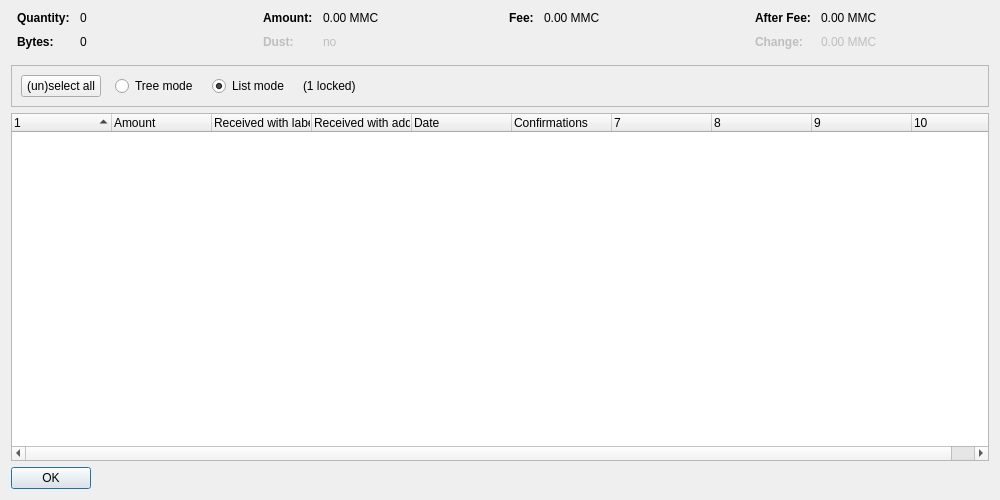
<?xml version="1.0" encoding="UTF-8"?>
<ui version="4.0">
 <class>CoinControlDialog</class>
 <widget class="QDialog" name="CoinControlDialog">
  <property name="geometry">
   <rect>
    <x>0</x>
    <y>0</y>
    <width>1000</width>
    <height>500</height>
   </rect>
  </property>
  <property name="windowTitle">
   <string>Coin Selection</string>
  </property>
  <layout class="QVBoxLayout" name="verticalLayout">
   <item>
    <layout class="QHBoxLayout" name="horizontalLayoutTop" stretch="0,0,0,0">
     <property name="topMargin">
      <number>0</number>
     </property>
     <property name="bottomMargin">
      <number>10</number>
     </property>
     <item>
      <layout class="QFormLayout" name="formLayoutCoinControl1">
       <property name="horizontalSpacing">
        <number>10</number>
       </property>
       <property name="verticalSpacing">
        <number>10</number>
       </property>
       <property name="leftMargin">
        <number>6</number>
       </property>
       <property name="rightMargin">
        <number>6</number>
       </property>
       <item row="0" column="0">
        <widget class="QLabel" name="labelCoinControlQuantityText">
         <property name="font">
          <font>
           <weight>75</weight>
           <bold>true</bold>
          </font>
         </property>
         <property name="text">
          <string>Quantity:</string>
         </property>
        </widget>
       </item>
       <item row="0" column="1">
        <widget class="QLabel" name="labelCoinControlQuantity">
         <property name="cursor">
          <cursorShape>IBeamCursor</cursorShape>
         </property>
         <property name="contextMenuPolicy">
          <enum>Qt::ActionsContextMenu</enum>
         </property>
         <property name="text">
          <string notr="true">0</string>
         </property>
         <property name="textInteractionFlags">
          <set>Qt::LinksAccessibleByMouse|Qt::TextSelectableByKeyboard|Qt::TextSelectableByMouse</set>
         </property>
        </widget>
       </item>
       <item row="1" column="0">
        <widget class="QLabel" name="labelCoinControlBytesText">
         <property name="font">
          <font>
           <weight>75</weight>
           <bold>true</bold>
          </font>
         </property>
         <property name="text">
          <string>Bytes:</string>
         </property>
        </widget>
       </item>
       <item row="1" column="1">
        <widget class="QLabel" name="labelCoinControlBytes">
         <property name="cursor">
          <cursorShape>IBeamCursor</cursorShape>
         </property>
         <property name="contextMenuPolicy">
          <enum>Qt::ActionsContextMenu</enum>
         </property>
         <property name="text">
          <string notr="true">0</string>
         </property>
         <property name="textInteractionFlags">
          <set>Qt::LinksAccessibleByMouse|Qt::TextSelectableByKeyboard|Qt::TextSelectableByMouse</set>
         </property>
        </widget>
       </item>
      </layout>
     </item>
     <item>
      <layout class="QFormLayout" name="formLayoutCoinControl2">
       <property name="horizontalSpacing">
        <number>10</number>
       </property>
       <property name="verticalSpacing">
        <number>10</number>
       </property>
       <property name="leftMargin">
        <number>6</number>
       </property>
       <property name="rightMargin">
        <number>6</number>
       </property>
       <item row="0" column="0">
        <widget class="QLabel" name="labelCoinControlAmountText">
         <property name="font">
          <font>
           <weight>75</weight>
           <bold>true</bold>
          </font>
         </property>
         <property name="text">
          <string>Amount:</string>
         </property>
        </widget>
       </item>
       <item row="0" column="1">
        <widget class="QLabel" name="labelCoinControlAmount">
         <property name="cursor">
          <cursorShape>IBeamCursor</cursorShape>
         </property>
         <property name="contextMenuPolicy">
          <enum>Qt::ActionsContextMenu</enum>
         </property>
         <property name="text">
          <string notr="true">0.00 MMC</string>
         </property>
         <property name="textInteractionFlags">
          <set>Qt::LinksAccessibleByMouse|Qt::TextSelectableByKeyboard|Qt::TextSelectableByMouse</set>
         </property>
        </widget>
       </item>
       <item row="1" column="0">
        <widget class="QLabel" name="labelCoinControlLowOutputText">
         <property name="enabled">
          <bool>false</bool>
         </property>
         <property name="font">
          <font>
           <weight>75</weight>
           <bold>true</bold>
          </font>
         </property>
         <property name="text">
          <string>Dust:</string>
         </property>
        </widget>
       </item>
       <item row="1" column="1">
        <widget class="QLabel" name="labelCoinControlLowOutput">
         <property name="enabled">
          <bool>false</bool>
         </property>
         <property name="cursor">
          <cursorShape>IBeamCursor</cursorShape>
         </property>
         <property name="contextMenuPolicy">
          <enum>Qt::ActionsContextMenu</enum>
         </property>
         <property name="text">
          <string notr="true">no</string>
         </property>
         <property name="textInteractionFlags">
          <set>Qt::LinksAccessibleByMouse|Qt::TextSelectableByKeyboard|Qt::TextSelectableByMouse</set>
         </property>
        </widget>
       </item>
      </layout>
     </item>
     <item>
      <layout class="QFormLayout" name="formLayoutCoinControl3">
       <property name="horizontalSpacing">
        <number>10</number>
       </property>
       <property name="verticalSpacing">
        <number>10</number>
       </property>
       <property name="leftMargin">
        <number>6</number>
       </property>
       <property name="rightMargin">
        <number>6</number>
       </property>
       <item row="0" column="0">
        <widget class="QLabel" name="labelCoinControlFeeText">
         <property name="font">
          <font>
           <weight>75</weight>
           <bold>true</bold>
          </font>
         </property>
         <property name="text">
          <string>Fee:</string>
         </property>
        </widget>
       </item>
       <item row="0" column="1">
        <widget class="QLabel" name="labelCoinControlFee">
         <property name="cursor">
          <cursorShape>IBeamCursor</cursorShape>
         </property>
         <property name="contextMenuPolicy">
          <enum>Qt::ActionsContextMenu</enum>
         </property>
         <property name="text">
          <string notr="true">0.00 MMC</string>
         </property>
         <property name="textInteractionFlags">
          <set>Qt::LinksAccessibleByMouse|Qt::TextSelectableByKeyboard|Qt::TextSelectableByMouse</set>
         </property>
        </widget>
       </item>
      </layout>
     </item>
     <item>
      <layout class="QFormLayout" name="formLayoutCoinControl4">
       <property name="horizontalSpacing">
        <number>10</number>
       </property>
       <property name="verticalSpacing">
        <number>10</number>
       </property>
       <property name="leftMargin">
        <number>6</number>
       </property>
       <property name="rightMargin">
        <number>6</number>
       </property>
       <item row="0" column="0">
        <widget class="QLabel" name="labelCoinControlAfterFeeText">
         <property name="font">
          <font>
           <weight>75</weight>
           <bold>true</bold>
          </font>
         </property>
         <property name="text">
          <string>After Fee:</string>
         </property>
        </widget>
       </item>
       <item row="0" column="1">
        <widget class="QLabel" name="labelCoinControlAfterFee">
         <property name="cursor">
          <cursorShape>IBeamCursor</cursorShape>
         </property>
         <property name="contextMenuPolicy">
          <enum>Qt::ActionsContextMenu</enum>
         </property>
         <property name="text">
          <string notr="true">0.00 MMC</string>
         </property>
         <property name="textInteractionFlags">
          <set>Qt::LinksAccessibleByMouse|Qt::TextSelectableByKeyboard|Qt::TextSelectableByMouse</set>
         </property>
        </widget>
       </item>
       <item row="1" column="0">
        <widget class="QLabel" name="labelCoinControlChangeText">
         <property name="enabled">
          <bool>false</bool>
         </property>
         <property name="font">
          <font>
           <weight>75</weight>
           <bold>true</bold>
          </font>
         </property>
         <property name="text">
          <string>Change:</string>
         </property>
        </widget>
       </item>
       <item row="1" column="1">
        <widget class="QLabel" name="labelCoinControlChange">
         <property name="enabled">
          <bool>false</bool>
         </property>
         <property name="cursor">
          <cursorShape>IBeamCursor</cursorShape>
         </property>
         <property name="contextMenuPolicy">
          <enum>Qt::ActionsContextMenu</enum>
         </property>
         <property name="text">
          <string notr="true">0.00 MMC</string>
         </property>
         <property name="textInteractionFlags">
          <set>Qt::LinksAccessibleByMouse|Qt::TextSelectableByKeyboard|Qt::TextSelectableByMouse</set>
         </property>
        </widget>
       </item>
      </layout>
     </item>
    </layout>
   </item>
   <item>
    <widget class="QFrame" name="frame">
     <property name="minimumSize">
      <size>
       <width>0</width>
       <height>40</height>
      </size>
     </property>
     <property name="frameShape">
      <enum>QFrame::StyledPanel</enum>
     </property>
     <property name="frameShadow">
      <enum>QFrame::Sunken</enum>
     </property>
     <layout class="QHBoxLayout" name="horizontalLayout">
      <item>
       <layout class="QHBoxLayout" name="horizontalLayoutPanel" stretch="0,0,0,0,0">
        <property name="spacing">
         <number>14</number>
        </property>
        <item>
         <widget class="QPushButton" name="pushButtonSelectAll">
          <property name="sizePolicy">
           <sizepolicy hsizetype="Maximum" vsizetype="Fixed">
            <horstretch>0</horstretch>
            <verstretch>0</verstretch>
           </sizepolicy>
          </property>
          <property name="text">
           <string>(un)select all</string>
          </property>
          <property name="autoDefault">
           <bool>false</bool>
          </property>
         </widget>
        </item>
        <item>
         <widget class="QRadioButton" name="radioTreeMode">
          <property name="sizePolicy">
           <sizepolicy hsizetype="Maximum" vsizetype="Fixed">
            <horstretch>0</horstretch>
            <verstretch>0</verstretch>
           </sizepolicy>
          </property>
          <property name="text">
           <string>Tree mode</string>
          </property>
         </widget>
        </item>
        <item>
         <widget class="QRadioButton" name="radioListMode">
          <property name="sizePolicy">
           <sizepolicy hsizetype="Maximum" vsizetype="Fixed">
            <horstretch>0</horstretch>
            <verstretch>0</verstretch>
           </sizepolicy>
          </property>
          <property name="text">
           <string>List mode</string>
          </property>
          <property name="checked">
           <bool>true</bool>
          </property>
         </widget>
        </item>
        <item>
         <widget class="QLabel" name="labelLocked">
          <property name="text">
           <string notr="true">(1 locked)</string>
          </property>
         </widget>
        </item>
        <item>
         <spacer name="horizontalSpacer">
          <property name="orientation">
           <enum>Qt::Horizontal</enum>
          </property>
          <property name="sizeHint" stdset="0">
           <size>
            <width>40</width>
            <height>20</height>
           </size>
          </property>
         </spacer>
        </item>
       </layout>
      </item>
     </layout>
    </widget>
   </item>
   <item>
    <widget class="CoinControlTreeWidget" name="treeWidget">
     <property name="contextMenuPolicy">
      <enum>Qt::CustomContextMenu</enum>
     </property>
     <property name="sortingEnabled">
      <bool>false</bool>
     </property>
     <property name="columnCount">
      <number>10</number>
     </property>
     <attribute name="headerShowSortIndicator" stdset="0">
      <bool>true</bool>
     </attribute>
     <attribute name="headerStretchLastSection">
      <bool>false</bool>
     </attribute>
     <column>
      <property name="text">
       <string/>
      </property>
     </column>
     <column>
      <property name="text">
       <string>Amount</string>
      </property>
     </column>
     <column>
      <property name="text">
       <string>Received with label</string>
      </property>
     </column>
     <column>
      <property name="text">
       <string>Received with address</string>
      </property>
     </column>
     <column>
      <property name="text">
       <string>Date</string>
      </property>
     </column>
     <column>
      <property name="text">
       <string>Confirmations</string>
      </property>
      <property name="toolTip">
       <string>Confirmed</string>
      </property>
     </column>
     <column>
      <property name="text">
       <string/>
      </property>
     </column>
     <column>
      <property name="text">
       <string/>
      </property>
     </column>
     <column>
      <property name="text">
       <string/>
      </property>
     </column>
     <column>
      <property name="text">
       <string/>
      </property>
     </column>
    </widget>
   </item>
   <item>
    <widget class="QDialogButtonBox" name="buttonBox">
     <property name="sizePolicy">
      <sizepolicy hsizetype="Maximum" vsizetype="Fixed">
       <horstretch>0</horstretch>
       <verstretch>0</verstretch>
      </sizepolicy>
     </property>
     <property name="orientation">
      <enum>Qt::Horizontal</enum>
     </property>
     <property name="standardButtons">
      <set>QDialogButtonBox::Ok</set>
     </property>
    </widget>
   </item>
  </layout>
 </widget>
 <customwidgets>
  <customwidget>
   <class>CoinControlTreeWidget</class>
   <extends>QTreeWidget</extends>
   <header>qt/coincontroltreewidget.h</header>
  </customwidget>
 </customwidgets>
 <resources/>
 <connections/>
</ui>
